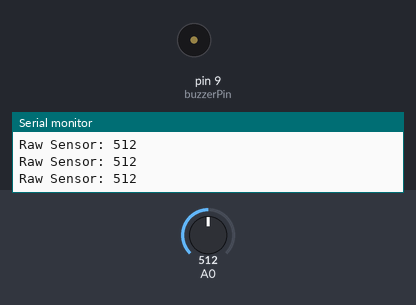
Bench run of a sketch on a simulated Arduino Uno, built with avr-gcc and run on an emulated ATmega328P. On the bench: buzzer (waves = sounding, pin HIGH), the last lines printed to the serial monitor. The inputs (shaded band) are chosen by the test bench; at power-on: A0 = 512.

Above: at 1.3 s.
1.4 s: A0 set to 416
4.4 s: A0 set to 393
At 5.0 s:
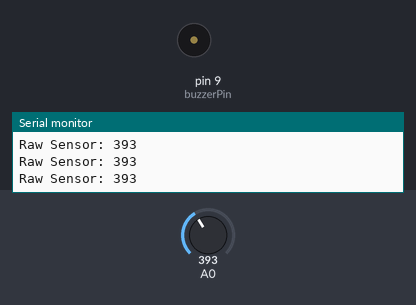
Timing chart, 0 to 7.4 s (numbered marks = the images above; inputs shaded):
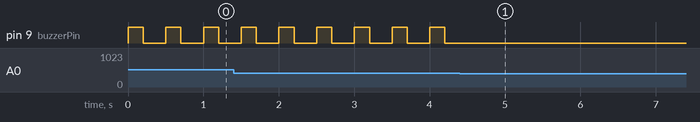

The sketch:

water_alert.ino
```cpp
// (licence header left out)
int thresholdValue = 400;      // Water level threshold
int buzzerPin = 9;             // Buzzer pin
int sensorValue;               // Raw sensor reading

void setup() {
  Serial.begin(9600);
  pinMode(buzzerPin, OUTPUT);
  digitalWrite(buzzerPin, LOW);
}

void loop() {
  // Read analog value from water level sensor
  sensorValue = analogRead(A0);
  Serial.print("Raw Sensor: ");
  Serial.println(sensorValue);

  // If water level is above threshold → activate buzzer
  if (sensorValue > thresholdValue) {
    digitalWrite(buzzerPin, HIGH);
    delay(200);
    digitalWrite(buzzerPin, LOW);
    delay(200);
  }
  else {
    digitalWrite(buzzerPin, LOW);
  }
  delay(100);
}
```

Measured:
- the behaviour switches between 401 and 400 on A0 (found by bisection; images 0 and 1)
- after the input at 4.4 s, pin 9 (buzzerPin): stops changing and stays LOW
- by itself, pin 9 (buzzerPin): alternates HIGH for 0.20 s and LOW for 0.30 s
